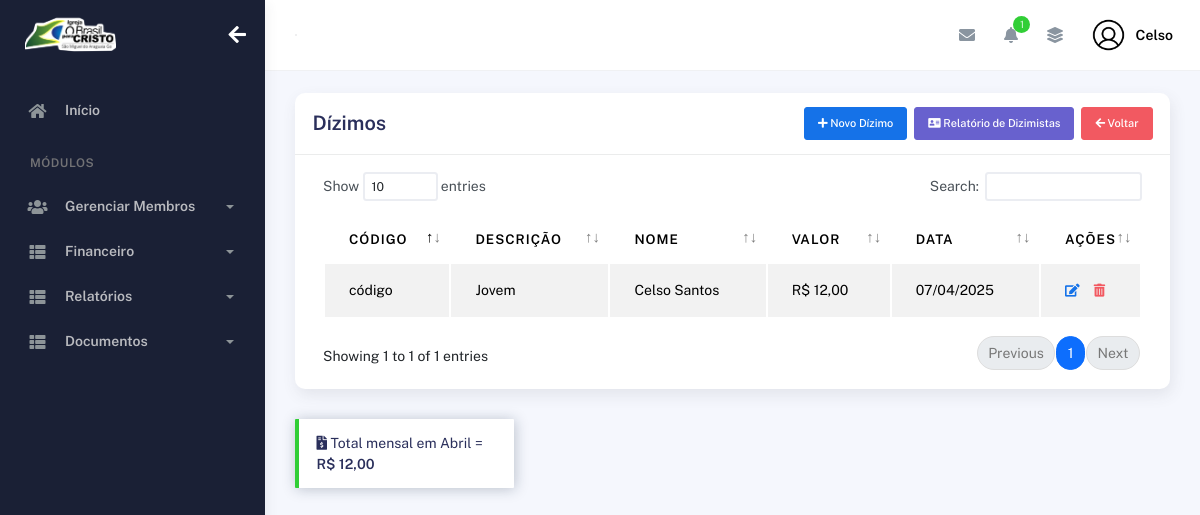
/dizimos/ (signed in), run on the app's committed database.
### plataformadizimos/models.py (models this page shows, shortened)
class Dizimos(models.Model):
    membro = models.ForeignKey(Membros, on_delete=models.CASCADE)
    valor = models.DecimalField(max_digits=10, decimal_places=2)
    data_dizimo = models.DateField(auto_now_add=True)  # Data do dízimo (preenchida automaticamente)

### plataformaigreja/models.py (models this page shows, shortened)
class Membros(models.Model):
    choices_sexo = (('F', 'Feminino'),
                    ('M', 'Masculino'))
    choices_cargo = (('A', 'Auxiliar'),
                     ('C', 'Congregado'),
                     ('Cr', 'Crianças'),
                     ('Da', 'Diaconisa'),
                     ('D', 'Diácono'),
                     ('E', 'Evangelista'),
                     ('J', 'Jovem'),
                     ('Mb', 'Membro'),
                     ('Mi', 'Missionário(a)'),
                     ('Pr', 'Pastor'),
                     ('P', 'Presbítero'))
    nome = models.CharField(max_length=50)
    sexo = models.CharField(max_length=1, choices=choices_sexo)
    cpf = models.CharField(max_length=20, blank=True, null=True)
    email = models.EmailField(blank=True, null=True)
    telefone = models.CharField(max_length=19, blank=True, null=True)
    endereco = models.CharField(max_length=100, blank=True, null=True)
    foto = models.ImageField(upload_to="img_membros", null=True, blank=True)
    data_nascimento = models.DateField(null=True, blank=True)
    data_batismo = models.DateField(null=True, blank=True)
    cargo = models.CharField(max_length=2, choices=choices_cargo)
    pastor = models.ForeignKey(
        User,
        on_delete=models.CASCADE
    )

### plataformadizimos/views.py (the view, shortened to what this page needs)
# urls.py: path('dizimos/', views.dizimos, name='dizimos'),
@login_required(login_url='/usuarios/login')
def dizimos(request):
    data_atual = datetime.now()
    mes_atual = data_atual.month
    ano_atual = data_atual.year
    dizimos = Dizimos.objects.filter(membro__pastor=request.user).order_by("-data_dizimo")
    total_dizimos = Dizimos.objects.filter(
        membro__pastor=request.user,
        data_dizimo__month=mes_atual,
        data_dizimo__year=ano_atual
    ).aggregate(Sum('valor'))['valor__sum'] or 0
    membros = Membros.objects.filter(pastor=request.user)
    return render(request, "dizimos.html", {
        "membros": membros,
        "dizimos": dizimos,
        "total_dizimos": total_dizimos,
        "data_atual": data_atual,
    })

### igreja/context_processors.py (called while the page is built)
def logo_igreja(request):
    if request.user.is_authenticated:
        igreja = Igreja.objects.filter(pastor=request.user).first()
        return {"logo_igreja": igreja.logo.url if igreja and igreja.logo else None}
    return {"logo_igreja": None}

### plataformaigreja/context_processors.py (called while the page is built)
def total_membros_context(request):
    if request.user.is_authenticated:
        total_membros = Membros.objects.filter(pastor=request.user).count()
    else:
        total_membros = 0
    return {
        'total_membros': total_membros
    }

### plataformadizimos/templates/dizimos.html (shortened to what this page needs)
{% extends "bases/base_plataformaigreja.html" %}
{% load static %}
{% block 'conteudo' %}
<div class="col-md-12">
  <div class="card">
    <div class="card-header">
      <div class="d-flex align-items-center">
        <h4 class="card-title">Dízimos</h4>
        <button class="btn btn-primary btn-sm ms-auto" data-bs-toggle="modal" data-bs-target="#addRowModal">
          <i class="fa fa-plus"></i> Novo Dízimo
        </button>
        <a href="{% url 'pagina_relatorio_dizimos' %}" class="btn btn-secondary ms-2 btn-sm"><i class="fas fa-address-card"></i> Relatório de Dizimistas</a>
        <a href="{% url 'controle_financeiro' %}" class="btn btn-danger ms-2 btn-sm"><i class="fas fa-arrow-left"></i> Voltar</a>
      </div>
    </div>
        <div class="card-body">
            <div class="table-responsive">
              <table id="add-row" class="display table table-striped table-hover">
                <thead>
                  <tr>
                    <th>CÓDIGO</th>
                    <th>DESCRIÇÃO</th>
                    <th>NOME</th>
                    <th>VALOR</th>
                    <th>DATA</th>
                    <th style="width: 10%">Ações</th>
                  </tr>
                </thead>
                <tbody>
                  {% for dizimo in dizimos %}
                    <tr>
                      <td>código</td>
                      <td>
                        {% if dizimo.membro.cargo == "Mb" %}
                          Membro
                        {% elif dizimo.membro.cargo == "A" %}
                          Auxiliar
                        {% elif dizimo.membro.cargo == "C" %}
                          Congregado
                        {% elif dizimo.membro.cargo == "Cr" %}
                          Crianças
                        {% elif dizimo.membro.cargo == "Da" %}
                          Diaconisa
                        {% elif dizimo.membro.cargo == "D" %}
                          Diácono
                        {% elif dizimo.membro.cargo == "E" %}
                          Evangelista
                        {% elif dizimo.membro.cargo == "J" %}
                          Jovem
                        {% elif dizimo.membro.cargo == "Mi" %}
                          Missionário(a)
                        {% elif dizimo.membro.cargo == "Pr" %}
                          Pastor
                        {% elif dizimo.membro.cargo == "P" %}
                          Presbítero
                        {% endif %}
                      </td>
                      <td>{{ dizimo.membro.nome }}</td>
                      <td>R$ {{ dizimo.valor }}</td>
                      <td>{{ dizimo.data_dizimo|date:"d/m/Y" }}</td>
                      <td>
                        <div class="form-button-action">
                          <form action="" method="POST" style="display:inline;">
                            <a href="{% url 'editar_dizimo' dizimo.id %}">
                            <button
                              type="button"
                              title="Editar"
                              class="dropdown-item"
                              data-original-title="Edit Task"
                            >
                            <i class="fa fa-edit"></i>
                            </button>
                          </a>
                        </form>
                        <form action="{% url 'excluir_dizimo' dizimo.id %}" method="POST" style="display:inline;">
                          <button
                            type="submit"
                            title="Excluir"
                            class="dropdown-item ms-3 text-danger"
                            onclick="return confirm('Tem certeza que deseja excluir este dízimo?')">
                            <i class="fas fa-trash-alt"></i>
                          </button>
                        </form>
                        </div>
                      </td>
                    </tr>
                          {% endfor %}
                        </tbody>
                      </table>
                    </div>
                  </div>
                </div>
                <div class="alert alert-success col-md-3" role="alert">
                  <i class="fas fa-file-invoice-dollar"></i> Total mensal em  {{ data_atual|date:"F" }} = <strong>R$ {{ total_dizimos|floatformat:2 }}</strong>
           </div>
              </div>
            </div>
          </div>
      </div>
{% endblock %}

### templates/bases/base.html (shortened to what this page needs)
{% load static %}
<!DOCTYPE html>
<html lang="pt-BR">
  <head>
    <link href="{% static 'geral/assets/css/bootstrap.min.css' %}" rel="stylesheet">
    <link href="{% static 'geral/assets/css/plugins.min.css' %}" rel="stylesheet">
    <link href="{% static 'geral/assets/css/kaiadmin.min.css' %}" rel="stylesheet">
    <link href="{% static 'geral/assets/css/demo.css' %}" rel="stylesheet">
  </head>
  <body>
    <div class="wrapper">
      {% if user.is_authenticated %}
        <div class="sidebar" data-background-color="dark">
          <div class="sidebar-logo">
            <div class="logo-header" data-background-color="dark">
              <a href="{% url 'dashboard_igreja' %}" class="logo">
              {% if logo_igreja %}
                  <img src="{{ logo_igreja }}" alt="Logo da Igreja" class="navbar-brand" height="50"/>
              {% else %}
                  <p>Nenhuma logo cadastrada.</p>
              {% endif %}
              </a>
              <div class="nav-toggle">
                <button class="btn btn-toggle toggle-sidebar">
                  <i class="fas fa-arrow-left"></i>
                </button>
              </div>
            </div>
          </div>
          <div class="sidebar-wrapper scrollbar scrollbar-inner">
            <div class="sidebar-content">
              <ul class="nav nav-secondary">
                <li class="nav-item">
                  <a
                    href="{% url 'dashboard_igreja' %}"
                    aria-expanded="false"
                  >
                    <i class="fas fa-home"></i>
                    <p>Início</p>
                  </a>
                </li>
                <li class="nav-section">
                  <h4 class="text-section">Módulos</h4>
                </li>
                <li class="nav-item">
                  <a data-bs-toggle="collapse" href="#base">
                    <i class="fas fa-users"></i>
                    <p>Gerenciar Membros</p>
                    <span class="caret"></span>
                  </a>
                </li>
                <li class="nav-item">
                  <a data-bs-toggle="collapse" href="#sidebarLayouts">
                    <i class="fas fa-th-list"></i>
                    <p>Financeiro</p>
                    <span class="caret"></span>
                  </a>
                </li>
                <li class="nav-item">
                  <a data-bs-toggle="collapse" href="#sidebarRelatorios">
                    <i class="fas fa-th-list"></i>
                    <p>Relatórios</p>
                    <span class="caret"></span>
                  </a>
                </li>
                <li class="nav-item">
                  <a data-bs-toggle="collapse" href="#sidebarDocumentos">
                    <i class="fas fa-th-list"></i>
                    <p>Documentos</p>
                    <span class="caret"></span>
                  </a>
                </li>
              </ul>
            </div>
          </div>
        </div>
        <div class="main-panel">
          <div class="main-header">
            <nav
              class="navbar navbar-header navbar-header-transparent navbar-expand-lg border-bottom"
            >
              <div class="container-fluid">
                <nav
                  class="navbar navbar-header-left navbar-expand-lg navbar-form nav-search p-0 d-none d-lg-flex"
                >
                  <div class="input-group">
                </nav>
                <ul class="navbar-nav topbar-nav ms-md-auto align-items-center">
                  <li class="nav-item topbar-icon dropdown hidden-caret">
                    <a
                      class="nav-link dropdown-toggle"
                      href="#"
                      id="messageDropdown"
                      role="button"
                      data-bs-toggle="dropdown"
                      aria-haspopup="true"
                      aria-expanded="false"
                    >
                      <i class="fa fa-envelope"></i>
                    </a>
                  </li>
                  <li class="nav-item topbar-icon dropdown hidden-caret">
                    <a
                      class="nav-link dropdown-toggle"
                      href="#"
                      id="notifDropdown"
                      role="button"
                      data-bs-toggle="dropdown"
                      aria-haspopup="true"
                      aria-expanded="false"
                    >
                      <i class="fa fa-bell"></i>
                      <span class="notification">1</span>
                    </a>
                  </li>
                  <li class="nav-item topbar-icon dropdown hidden-caret">
                    <a
                      class="nav-link"
                      data-bs-toggle="dropdown"
                      href="#"
                      aria-expanded="false"
                    >
                      <i class="fas fa-layer-group"></i>
                    </a>
                  </li>
                  <li class="nav-item topbar-user dropdown hidden-caret">
                    <a
                      class="dropdown-toggle profile-pic"
                      data-bs-toggle="dropdown"
                      href="#"
                      aria-expanded="false"
                    >
                      <div class="avatar-sm">
                        <img
                          src="{% static 'geral/assets/img/profile.png'%}"
                          alt="..."
                          class="avatar-img rounded-circle"
                        />
                      </div>
                      <span class="profile-username">
                        <span class="fw-bold">{{ user.first_name }}</span>
                      </span>
                    </a>
                  </li>
                </ul>
              </div>
            </nav>
          </div>
          <div class="container">
            <div class="page-inner">
            {% block 'conteudo' %}
            {% endblock %}
            </div>
    {% endif %}
  </body>
</html>

### data on the page
Dizimos: shows "Jovem", membro.nome "Celso Santos", valor "12,00", data_dizimo "07/04/2025"

### other printed values
{{ user.first_name }} "Celso"
{{ total_dizimos|floatformat:2 }} "12,00"
